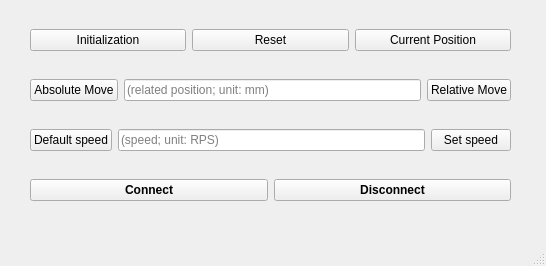
<?xml version="1.0" encoding="UTF-8"?>
<ui version="4.0">
 <class>MainWindow</class>
 <widget class="QMainWindow" name="MainWindow">
  <property name="geometry">
   <rect>
    <x>0</x>
    <y>0</y>
    <width>546</width>
    <height>266</height>
   </rect>
  </property>
  <property name="windowTitle">
   <string>Slim9Controller</string>
  </property>
  <widget class="QWidget" name="centralwidget">
   <widget class="QWidget" name="horizontalLayoutWidget">
    <property name="geometry">
     <rect>
      <x>30</x>
      <y>70</y>
      <width>481</width>
      <height>41</height>
     </rect>
    </property>
    <layout class="QHBoxLayout" name="horizontalLayout">
     <item>
      <widget class="QPushButton" name="btn_absolute_move">
       <property name="text">
        <string>Absolute Move</string>
       </property>
      </widget>
     </item>
     <item>
      <widget class="QLineEdit" name="lineEdit_position">
       <property name="text">
        <string/>
       </property>
       <property name="placeholderText">
        <string>(related position; unit: mm)</string>
       </property>
      </widget>
     </item>
     <item>
      <widget class="QPushButton" name="btn_relative_move">
       <property name="text">
        <string>Relative Move</string>
       </property>
      </widget>
     </item>
    </layout>
   </widget>
   <widget class="QWidget" name="horizontalLayoutWidget_3">
    <property name="geometry">
     <rect>
      <x>30</x>
      <y>120</y>
      <width>481</width>
      <height>41</height>
     </rect>
    </property>
    <layout class="QHBoxLayout" name="horizontalLayout_3">
     <item>
      <widget class="QPushButton" name="btn_default_speed">
       <property name="text">
        <string>Default speed</string>
       </property>
      </widget>
     </item>
     <item>
      <widget class="QLineEdit" name="lineEdit_speed">
       <property name="text">
        <string/>
       </property>
       <property name="placeholderText">
        <string>(speed; unit: RPS)</string>
       </property>
      </widget>
     </item>
     <item>
      <widget class="QPushButton" name="btn_set_speed">
       <property name="text">
        <string>Set speed</string>
       </property>
      </widget>
     </item>
    </layout>
   </widget>
   <widget class="QWidget" name="horizontalLayoutWidget_2">
    <property name="geometry">
     <rect>
      <x>30</x>
      <y>20</y>
      <width>481</width>
      <height>41</height>
     </rect>
    </property>
    <layout class="QHBoxLayout" name="horizontalLayout_2">
     <item>
      <widget class="QPushButton" name="btn_home">
       <property name="text">
        <string>Initialization</string>
       </property>
      </widget>
     </item>
     <item>
      <widget class="QPushButton" name="btn_reset">
       <property name="text">
        <string>Reset</string>
       </property>
      </widget>
     </item>
     <item>
      <widget class="QPushButton" name="btn_position">
       <property name="font">
        <font>
         <weight>50</weight>
         <bold>false</bold>
        </font>
       </property>
       <property name="text">
        <string>Current Position</string>
       </property>
      </widget>
     </item>
    </layout>
   </widget>
   <widget class="QWidget" name="horizontalLayoutWidget_4">
    <property name="geometry">
     <rect>
      <x>30</x>
      <y>170</y>
      <width>481</width>
      <height>41</height>
     </rect>
    </property>
    <layout class="QHBoxLayout" name="horizontalLayout_4">
     <item>
      <widget class="QPushButton" name="btn_connect">
       <property name="font">
        <font>
         <weight>75</weight>
         <bold>true</bold>
        </font>
       </property>
       <property name="text">
        <string>Connect</string>
       </property>
      </widget>
     </item>
     <item>
      <widget class="QPushButton" name="btn_disconnect">
       <property name="font">
        <font>
         <weight>75</weight>
         <bold>true</bold>
        </font>
       </property>
       <property name="text">
        <string>Disconnect</string>
       </property>
      </widget>
     </item>
    </layout>
   </widget>
  </widget>
  <widget class="QMenuBar" name="menubar">
   <property name="geometry">
    <rect>
     <x>0</x>
     <y>0</y>
     <width>546</width>
     <height>20</height>
    </rect>
   </property>
  </widget>
  <widget class="QStatusBar" name="statusbar"/>
 </widget>
 <resources/>
 <connections/>
</ui>
